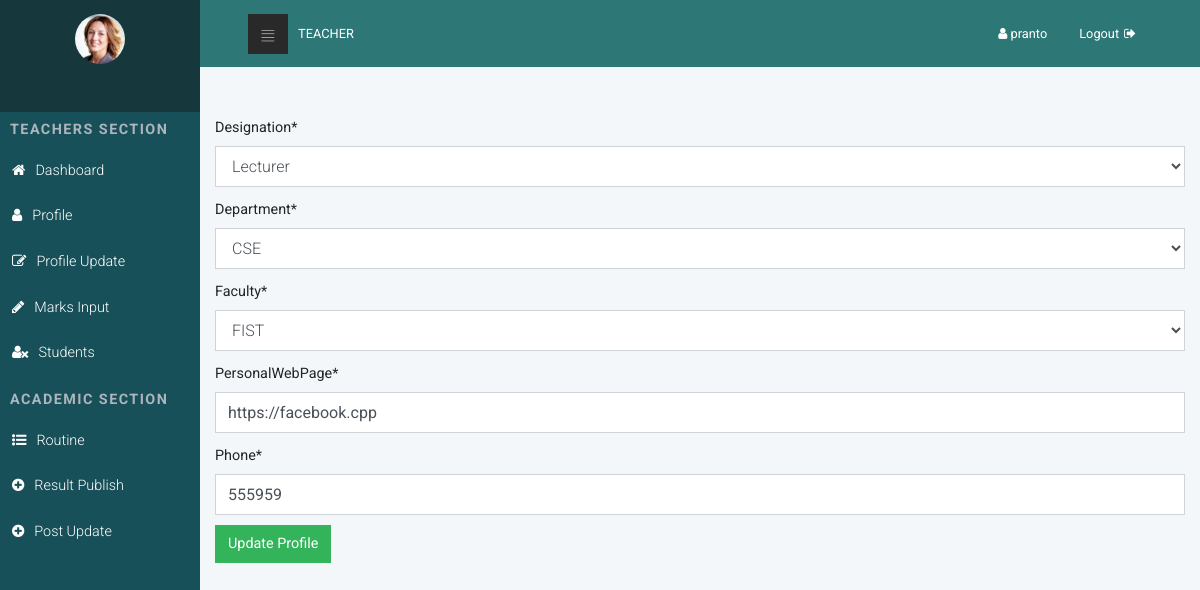
/teacher/profile_update/ (signed in), run on the app's committed database.
### Teachers_app/models.py (models this page shows, shortened)
class TeachersDesignation(models.Model):
    designation = models.CharField(max_length=40)
    def __str__(self):
        return self.designation

class TeachersDepartment(models.Model):
    department = models.CharField(max_length=40)
    def __str__(self):
        return self.department

class TeachersFaculty(models.Model):
    faculty = models.CharField(max_length=40)
    def __str__(self):
        return self.faculty

class TeachersList(models.Model):
    userId = models.OneToOneField(User, on_delete=models.CASCADE, related_name='teachers_info')
    teacher = models.BooleanField(default=True)
    empid = models.IntegerField()
    designation = models.ForeignKey(TeachersDesignation, on_delete=models.CASCADE)
    department = models.ForeignKey(TeachersDepartment, on_delete=models.CASCADE, null=True, default='')
    faculty = models.ForeignKey(TeachersFaculty, on_delete=models.CASCADE, null=True, default='')
    personalWebPage = models.URLField(null=True, default='')
    phone = models.IntegerField(null=True)

### Teachers_app/views.py (the view)
# urls.py: path('profile_update/', views.TeacherProfileUpdate, name='teaches_profile_update'),
@login_required(login_url='Teachers_app:teacherslogin')
def TeacherProfileUpdate(request):
    teacherId = request.user.id
    teacherInfo = TeachersList.objects.get(userId__pk=teacherId)
    form = UpdateTeacherProfile(instance=teacherInfo)
    if request.method == 'POST':
        form = UpdateTeacherProfile(request.POST, instance=teacherInfo)
        if form.is_valid():
            form.save()
    return render(request, 'Teachers_app/profile_update.html', context={'form': form})

### Teachers_app/forms.py
class UpdateTeacherProfile(ModelForm):
    class Meta:
        model = TeachersList
        exclude = ['userId','teacher','empid']

### templates/Teachers_app/profile_update.html (shortened to what this page needs)
{% extends 'Teachers_app/teachers_base.html' %}
{% load static %}
{% load crispy_forms_tags %}
{% block body_block %}
<div class="container mt-5">
<form method="POST">
        {{ form|crispy }}
        <input type="submit" value="Update Profile" class="btn btn-primary">
    </form>
</div>
{% endblock %}

### templates/Teachers_app/teachers_base.html (shortened to what this page needs)
{% load static %}
<!DOCTYPE html>
<html>
<head>
    <link rel="stylesheet" href="https://cdn.jsdelivr.net/npm/bootstrap@4.6.0/dist/css/bootstrap.min.css"
>
    <link rel="stylesheet" href="{% static 'Students_app/vendor/font-awesome/css/font-awesome.min.css' %}">
    <link rel="stylesheet" href="{% static 'Students_app/css/fontastic.css' %}">
    <link rel="stylesheet" href="{% static 'Students_app/css/grasp_mobile_progress_circle-1.0.0.min.css' %}">
    <link rel="stylesheet"
          href="{% static 'Students_app/vendor/malihu-custom-scrollbar-plugin/jquery.mCustomScrollbar.css' %}">
    <link rel="stylesheet" href="{% static 'Students_app/css/style.default.css' %}" id="theme-stylesheet">
    <link rel="stylesheet" href="{% static 'Students_app/css/custom.css' %}">
</head>
<body>
<nav class="side-navbar" style="background: #185059">
    <div class="side-navbar-wrapper">
        <div class="sidenav-header d-flex align-items-center justify-content-center" style="background:#16383d ">
            <div class="sidenav-header-inner text-center"><img src="{% static 'Students_app/img/avatar-3.jpg' %}"
                                                               alt="person"
                                                               class="img-fluid rounded-circle">
            </div>
        </div>
        <div class="main-menu">
            <h5 class="sidenav-heading">Teachers Section</h5>
            <ul id="side-main-menu" class="side-menu list-unstyled">
                <li><a href="{% url 'Teachers_app:teachers_dashboard' %}"> <i class="fa fa-home"></i></i>Dashboard </a></li>
                <li><a href="{% url 'Teachers_app:teaches_profile' %}"> <i class="fa fa-user"></i>Profile </a></li>
                <li><a href="{% url 'Teachers_app:teaches_profile_update' %}"> <i class="fa fa-pencil-square-o"></i>Profile Update </a></li>
                <li><a href="{% url 'Teachers_app:marks' %}"> <i class="fa fa-pencil"></i>Marks Input </a></li>
                <li><a href="{% url 'Teachers_app:student_list' %}"> <i class="fa fa-user-times"></i>Students </a></li>
            </ul>
        </div>
        <div class="admin-menu">
            <h5 class="sidenav-heading">Academic Section</h5>
            <ul id="side-admin-menu" class="side-menu list-unstyled">
                <li><a href="tables.html"> <i class="fa fa-list-ul"></i>Routine </a></li>
                 <li><a href="tables.html"> <i class="fa fa-plus-circle"></i>Result Publish </a></li>
                <li><a href="tables.html"> <i class="fa fa-plus-circle"></i>Post Update </a></li>
            </ul>
        </div>
    </div>
</nav>
<div class="page">
    <header class="header">
        <nav class="navbar" style="background: #2d7776">
            <div class="container-fluid">
                <div class="navbar-holder d-flex align-items-center justify-content-between">
                    <div class="navbar-header"><a id="toggle-btn" href="#" class="menu-btn"><i
                            class="icon-bars"> </i></a><a
                            href="#" class="navbar-brand">
                        <div class="brand-text d-none d-md-inline-block"><span>Teacher </span></div>
                    </a></div>
                    <ul class="nav-menu list-unstyled d-flex flex-md-row align-items-md-center">
                        {% if user.is_authenticated %}
                            <li class="nav-item"><a href="login.html" class="nav-link logout"><i class="fa fa-user"></i> <span
                                    class="d-none d-sm-inline-block">{{ user.username}}</span></a>
                            </li>
                            <li class="nav-item"><a href="{% url 'Teachers_app:logout' %}" class="nav-link logout"> <span
                                    class="d-none d-sm-inline-block">Logout</span><i class="fa fa-sign-out"></i></a>
                            </li>
                        {% else %}
                            <li class="nav-item"><a href="{% url 'Teachers_app:teacherslogin' %}" class="nav-link Login"><i
                                    class="fa fa-sign-in"></i> <span
                                    class="d-none d-sm-inline-block">  Login</span></a></li>
                        {% endif %}
                    </ul>
                </div>
            </div>
        </nav>
    </header>
    {% block body_block %}{% endblock %}
</div>
</body>
</html>

### static/Students_app/css/style.default.css (style rules this page uses)
a { display: inline-block; text-decoration: none; color: #fff; }
body { overflow-x: hidden; }
i { display: inline-block; }
span { display: inline-block; }
i[class*='icon-'] { -webkit-transform: translateY(4px); transform: translateY(4px); }
.page { position: absolute; top: 0; right: 0; -webkit-transition: width 0.3s linear; transition: width 0.3s linear; width: calc(100% - 200px); background-color: #F4F7FA; min-height: 100vh; padding-bottom: 50px; }
@media (min-width: 768px) { .container-fluid { padding: 0 3rem; } }
nav.navbar { background: #393836; padding: .8rem 0; }
nav.navbar .container-fluid { width: 100%; }
nav.navbar .navbar-holder { width: 100%; }
nav.navbar a { font-size: .8rem; color: #fff; position: relative; }
nav.navbar a.logout i { margin-left: 5px; }
nav.navbar a.navbar-brand { margin-left: 10px; }
nav.navbar .brand-text { text-transform: uppercase; }
nav.navbar .nav-menu { margin-bottom: 0; }
nav.navbar a.menu-btn { width: 40px; height: 40px; line-height: 40px; background: #292929; color: #fff; text-align: center; padding: 0 !important; }
nav.navbar a.menu-btn i[class*='icon-'] { -webkit-transform: translateY(4px); transform: translateY(4px); }
.side-navbar { position: fixed; top: 0; left: 0; width: 200px; height: 100%; width: 200px; text-align: left; background: #393836; color: #fff; z-index: 999; overflow-y: auto; -webkit-transition: all 0.3s; transition: all 0.3s; }
.side-navbar li { position: relative; }
.side-navbar li a { position: relative; font-size: .9rem; font-weight: 300; color: #fff; text-decoration: none; width: 100%; padding: 12px; }
.side-navbar .sidenav-header { background: #292929; padding: 14px; margin-bottom: 10px; }
.side-navbar .sidenav-header img { width: 50px; height: 50px; }
.side-navbar .sidenav-heading { font-weight: 700; color: #adb5bd; font-size: .9rem; text-transform: uppercase; letter-spacing: .1em; margin-left: 10px; margin-top: 10px; margin-bottom: 10px; }
.side-navbar i { font-size: inherit; margin-right: 10px; }
label { font-size: .9rem; }
.form-control { height: calc(2.4rem + 2px); padding: 0.45rem 0.75rem; font-size: 1rem; line-height: 1.5; color: #495057; border-radius: 0; }
select.form-control { font-weight: 300; }
select.form-control option { color: #999; font-weight: 300; }
.form-group { margin-bottom: 10px; }
.navbar { padding: 0.5rem 1rem; }
.navbar-brand { display: inline-block; padding-top: 0.3125rem; padding-bottom: 0.3125rem; margin-right: 1rem; font-size: 1.25rem; }
.btn { font-weight: 400; border: 1px solid transparent; padding: 0.45rem 0.75rem; font-size: 0.9rem; line-height: 1.5; border-radius: 0; -webkit-transition: color 0.15s ease-in-out, background-color 0.15s ease-in-out, border-color 0.15s ease-in-out, -webkit-box-shadow 0.15s ease-in-out; transition: color 0.15s ease-in-out, background-color 0.15s ease-in-out, border-color 0.15s ease-in-out, -webkit-box-shadow 0.15s ease-in-out; transition: color 0.15s ease-in-out, background-color 0.15s ease-in-out, border-color 0.15s ease-in-out, box-shadow 0.15s ease-in-out; transition: color 0.15s ease-in-out, background-color 0.15s ease-in-out, border-color 0.15s ease-in-out, box-shadow 0.15s ease-in-out, -webkit-box-shadow 0.15s ease-in-out; }
.btn-primary { color: #fff; background-color: #33b35a; border-color: #33b35a; }
body { font-family: "Roboto", sans-serif; font-size: 1rem; font-weight: 400; line-height: 1.5; color: #212529; background-color: #fff; }
a { color: #33b35a; text-decoration: none; }
h1, h2, h3, h4, h5, h6, .h1, .h2, .h3, .h4, .h5, .h6 { margin-bottom: 0.5rem; font-family: inherit; font-weight: 700; line-height: 1.1; color: inherit; }
h5, .h5 { font-size: 1rem; }
.nav-link { padding: 0.5rem 1rem; }

### data on the page
TeachersDesignation: designation "Lecturer"
TeachersDepartment: department "CSE"
TeachersFaculty: faculty "FIST"
TeachersList: personalWebPage "https://facebook.cpp", phone "555959"

### other printed values
{{ user.username }} "pranto"
